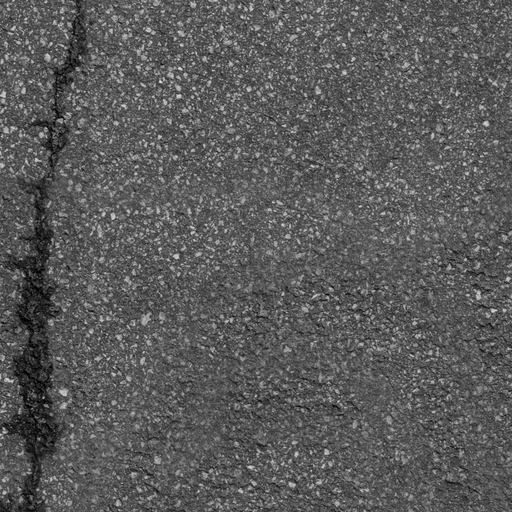
#> input picture imagens/asfalto_00.png, 512 x 512 px; its folder holds 4 pictures in this run
$ python textura_gaussianos.py   (older library calls are emulated)
#> lines starting #> are read from the running program, lines starting #| are printed output that depends on the picture
### simples/textura_simples.py
# -*- coding: utf-8 -*-
"""
Versao simplificada do trabalho: um script so, para ler de cima para baixo.

    python simples/textura_simples.py

Faz o essencial do enunciado e nada alem disso:

    1. monta um banco de 7 filtros de textura (0, 45, 90, 135 graus, mais
       dois detectores de borda e um filtro circular);
    2. aplica esse banco em 3 escalas de cada imagem;
    3. resume cada regiao num vetor de 24 dimensoes (a media das respostas
       na janela);
    4. agrupa os vetores parecidos com k-medias euclidiano;
    5. desenha duas figuras: as imagens organizadas por grupo e o mapa de
       grupos dentro das imagens.

Le as imagens ja preparadas de imagens/ (512x512, tons de cinza). Quem faz
o preparo -- baixar as fotos, converter para cinza e recortar -- e a versao
completa, em src/. A versao completa tambem tem mais figuras, escolha de k
por silhueta e PCA; aqui ficou so o caminho principal.
"""
import glob
import os
import sys

import cv2
import numpy as np
import matplotlib
matplotlib.use("Agg")
import matplotlib.pyplot as plt

RAIZ = os.path.join(os.path.dirname(os.path.abspath(__file__)), "..")
IMGS = os.path.join(RAIZ, "imagens")
SAIDA = os.path.join(os.path.dirname(os.path.abspath(__file__)), "saida")

N_ESCALAS = 3     # niveis da piramide
JANELA = 64       # lado da janela onde a media e tirada
PASSO = 32        # deslocamento entre janelas vizinhas
K_IMAGENS = 8     # grupos no agrupamento das imagens inteiras
K_JANELAS = 6     # grupos no agrupamento das janelas
SEMENTE = 42

CORES = np.array([[.90, .24, .22], [.20, .49, .85], [.24, .68, .35], [.95, .65, .13],
                  [.60, .35, .75], [.15, .72, .72], [.85, .45, .65], [.45, .42, .35]])


# ============================================================ 1. os filtros
def gabor(alpha, fase, k=15, lam=5.0, sigma=2.2, gamma=0.5):
    """
    Gabor 2D: uma onda multiplicada por uma gaussiana.

    alpha e a direcao da ESTRUTURA que o filtro procura -- alpha=0 acha
    listras horizontais. A onda precisa variar na direcao perpendicular as
    listras, por isso o +90 no angulo.

    fase='par'   -> cosseno, tem um lobo central: detector de LINHA.
    fase='impar' -> seno, e antissimetrico: detector de BORDA.
    """
    r = (k - 1) // 2
    y, x = np.mgrid[-r:r + 1, -r:r + 1].astype(float)
    t = np.deg2rad(alpha + 90.0)
    xr = x * np.cos(t) + y * np.sin(t)
    yr = -x * np.sin(t) + y * np.cos(t)
    envoltoria = np.exp(-(xr ** 2 + (gamma * yr) ** 2) / (2 * sigma ** 2))
    onda = np.cos(2 * np.pi * xr / lam) if fase == "par" else np.sin(2 * np.pi * xr / lam)
    g = envoltoria * onda
    g -= g.mean()              # media zero: nao responde a brilho constante
    return g / np.abs(g).sum()  # normaliza para as escalas ficarem comparaveis


def circular(k=15, sigma=2.0):
    """Laplaciano da gaussiana: nao tem direcao preferida, so ve granulacao."""
#> in figura_banco, `fig.savefig(os.path.join(saida, "banco.png"), dpi=130, bbox_inches="ti..`:
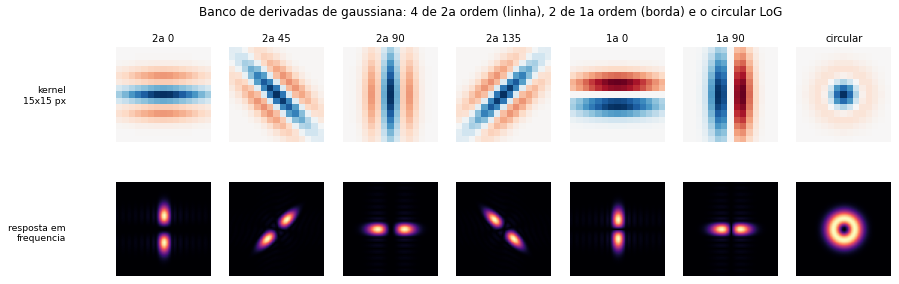
#> figure drawn by matplotlib, 14 panels
#> in main, img is the input picture: shape (512, 512); min 0, max 224, mean 90.5
    r = (k - 1) // 2
    y, x = np.mgrid[-r:r + 1, -r:r + 1].astype(float)
    r2 = x ** 2 + y ** 2
    lap = (r2 - 2 * sigma ** 2) / sigma ** 4 * np.exp(-r2 / (2 * sigma ** 2))
    lap -= lap.mean()
    return lap / np.abs(lap).sum()


NOMES = ["par 0", "par 45", "par 90", "par 135", "impar 0", "impar 90", "circular"]
BANCO = ([gabor(a, "par") for a in (0, 45, 90, 135)]
         + [gabor(a, "impar") for a in (0, 90)]
         + [circular()])


# ====================================================== 2. as tres escalas
def respostas(img):
    """
    Devolve um cubo (21, 512, 512) com o modulo da resposta de cada filtro
    em cada escala.

    A piramide encolhe a imagem em vez de aumentar os filtros: suaviza e
    pega um pixel a cada dois. No nivel 2 o mesmo filtro 15x15 enxerga uma
    vizinhanca 4 vezes maior da imagem original.

    Toma-se o valor absoluto porque uma barra clara e uma barra escura sao
    a mesma textura -- sem isso a media da janela daria quase zero nas duas.
    """
    lado = (img.shape[1], img.shape[0])
#> lado = (512, 512)
    nivel = img.astype(float)
    mapas = []
    for e in range(N_ESCALAS):
        if e > 0:
            nivel = cv2.GaussianBlur(nivel, (5, 5), 1.0, borderType=cv2.BORDER_REFLECT)[::2, ::2]
        for f in BANCO:
            r = np.abs(cv2.filter2D(nivel, cv2.CV_64F, f, borderType=cv2.BORDER_REFLECT))
            mapas.append(r if r.shape[::-1] == lado else cv2.resize(r, lado))
#> this loop made 3 passes
#> pass 2, in respostas, `nivel = cv2.GaussianBlur(nivel, (5, 5), 1.0, borderType=cv2.BORDER_REF..`:
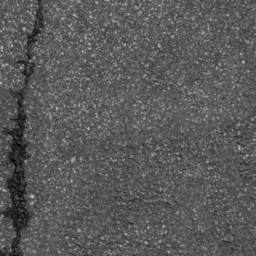
#> nivel: shape (256, 256) float64; min 6.63, max 188.1, mean 90.5
#> pass 3, in respostas, `nivel = cv2.GaussianBlur(nivel, (5, 5), 1.0, borderType=cv2.BORDER_REF..`:
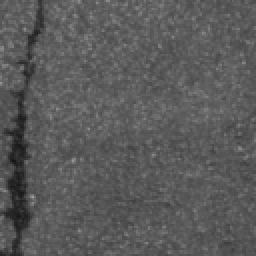
#> nivel: shape (128, 128) float64 (shown 2 times larger); min 18.77, max 159.7, mean 90.5
#> after the loop:
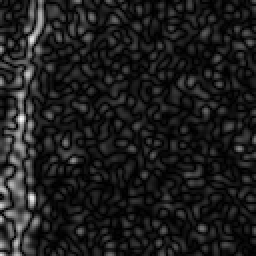
#> r: shape (128, 128) float64 (shown 2 times larger); min 0.000128, max 18.52, mean 2.15; drawn with min black and max white
#> after the loop, mapas = 21 items
    return np.stack(mapas)


# ================================================ 3. o vetor de 24 dimensoes
def para_24(medias):
    """
    21 medias cruas -> 24 dimensoes.

    Nao da para usar as medias cruas direto: elas crescem com o contraste da
    foto, e a distancia euclidiana passaria a medir "quanto contraste tem"
    em vez de "que textura e". A mesma parede no sol e na sombra viraria
    dois grupos.

    Entao cada escala e descrita por 8 numeros: as 7 FRACOES de energia (a
    forma da assinatura, que diz se a textura e horizontal, diagonal ou sem
    direcao) e o log da energia TOTAL (o quanto de textura existe ali).
    3 escalas x 8 = 24.
    """
    medias = np.asarray(medias, float)
#> medias = 21 values, max 5.43 at index 6, min 1.24 at index 15, mean 2.86
    saida = []
    for e in range(N_ESCALAS):
        bloco = medias[..., e * 7:(e + 1) * 7]
        energia = bloco.sum(axis=-1, keepdims=True)
        saida.append(bloco / np.maximum(energia, 1e-12))
        saida.append(np.log1p(energia))
#> this loop made 3 passes
#> (bloco, energia) on passes 1 to 3: ([3.94, 3.81, 3.59, 3.44, 4.84, 4.52, 5.43], [29.57]), ([2.48, 2.23, 2.33, 2.16, 2.88, 3.05, 3.38], [18.5]), ([1.37, 1.24, 1.72, 1.31, 1.71, 2.44, 2.15], [11.93])
#> after the loop, saida = [[0.133, 0.129, 0.121, 0.116, 0.164, 0.153, 0.184], [3.42], [0.134, 0.121, 0.126, 0.117, 0.156, 0.165, 0.182], [2.97], [0.115, 0.104, 0.144, 0.11, 0.143, 0.204, 0.18], [2.56]]
    return np.concatenate(saida, axis=-1)


def medias_por_janela(cubo, janela=JANELA, passo=PASSO):
    """(21,H,W) -> (ny, nx, 21): a media de cada mapa dentro de cada janela."""
#> called with cubo = array of shape (21, 512, 512), janela = 64, passo = 32
    _, h, w = cubo.shape
#> h = 512; w = 512
    return np.array([[cubo[:, y:y + janela, x:x + janela].mean(axis=(1, 2))
                      for x in range(0, w - janela + 1, passo)]
                     for y in range(0, h - janela + 1, passo)])


# ============================================================= 4. k-medias
def kmedias(x, k, iteracoes=100, reinicios=8):
    """k-medias euclidiano. Devolve os rotulos do melhor de varios reinicios."""
    def dist2(a, c):
        return ((a[:, None, :] - c[None, :, :]) ** 2).sum(axis=2)

    melhor = None
    for tentativa in range(reinicios):
        rng = np.random.default_rng(SEMENTE + tentativa)
        centros = x[rng.choice(len(x), k, replace=False)]
        rotulos = np.zeros(len(x), int)
        for _ in range(iteracoes):
            novos = dist2(x, centros).argmin(axis=1)
            if np.array_equal(novos, rotulos):
                break
            rotulos = novos
            for j in range(k):
                if (rotulos == j).any():
                    centros[j] = x[rotulos == j].mean(axis=0)
        inercia = dist2(x, centros)[np.arange(len(x)), rotulos].sum()
        if melhor is None or inercia < melhor[1]:
            melhor = (rotulos, inercia)
    return melhor[0]


def normalizar(x):
    """z-score por dimensao: sem isso as dimensoes de energia dominariam."""
    desvio = x.std(axis=0)
    return (x - x.mean(axis=0)) / np.where(desvio < 1e-12, 1.0, desvio)


# [68 lines left out: functions pureza, figura_grupos, figura_segmentacao, not called in this run]


# ================================================================ 6. rodando
def main():
    os.makedirs(SAIDA, exist_ok=True)
    arquivos = sorted(glob.glob(os.path.join(IMGS, "*.png")))
    if not arquivos:
        sys.exit("Nenhuma imagem em imagens/.")

    nomes, globais, janelas = [], [], []
    for arquivo in arquivos:
        img = cv2.imread(arquivo, cv2.IMREAD_GRAYSCALE)
        cubo = respostas(img)
        globais.append(para_24(cubo.reshape(21, -1).mean(axis=1)))
        janelas.append(para_24(medias_por_janela(cubo)).reshape(-1, 24))
        nomes.append(os.path.splitext(os.path.basename(arquivo))[0])
#> pass 2 of the loop in main, `for arquivo in arquivos:`:
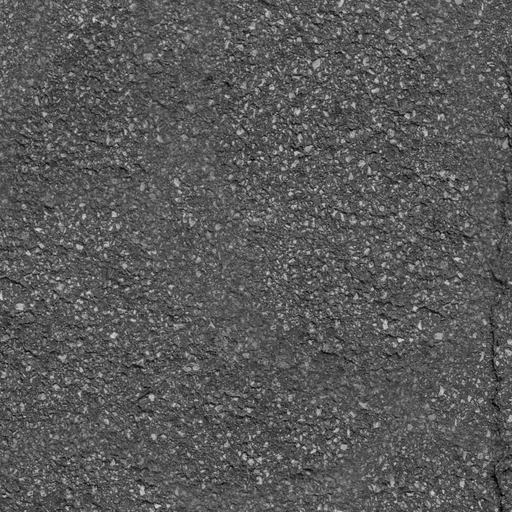
#> input picture imagens/asfalto_01.png, 512 x 512 px
#> in main, img is the input picture: shape (512, 512); min 0, max 215, mean 88.8
#> the loop in respostas (call 2), `for e in range(N_ESCALAS):` made 3 passes
#> pass 3, in respostas (call 2), `nivel = cv2.GaussianBlur(nivel, (5, 5), 1.0, borderType=cv2.BORDER_REF..`:
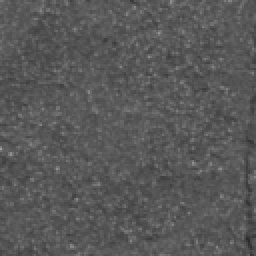
#> nivel: shape (128, 128) float64 (shown 2 times larger); min 43.14, max 160.2, mean 88.8
#> after the loop in respostas (call 2), `for e in range(N_ESCALAS):`:
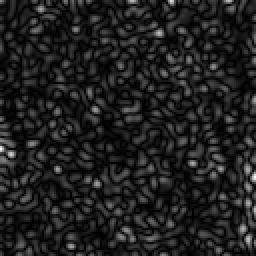
#> r: shape (128, 128) float64 (shown 2 times larger); min 0.000131, max 14.43, mean 1.82; drawn with min black and max white
#> pass 3 of the loop in main, `for arquivo in arquivos:`:
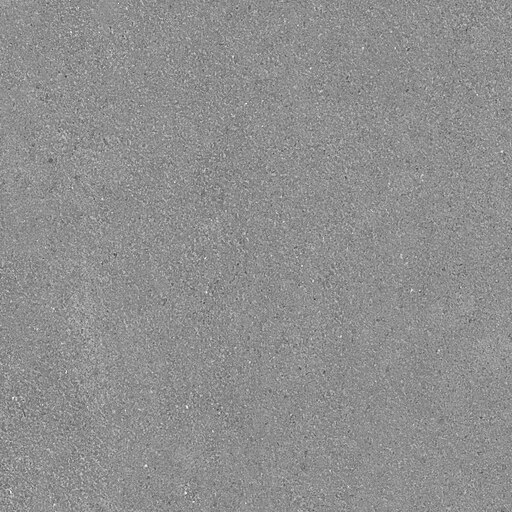
#> input picture imagens/asfalto_02.png, 512 x 512 px
#> in main, img is the input picture: shape (512, 512); min 46, max 253, mean 142.8
#> after the loop in respostas (call 3), `for e in range(N_ESCALAS):`:
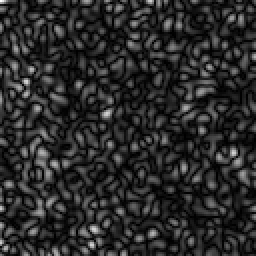
#> r: shape (128, 128) float64 (shown 2 times larger); min 6.24e-05, max 3.29, mean 0.546; drawn with min black and max white
#> the loop made 4 passes; the first 3 are shown
    grade = int(np.sqrt(len(janelas[0])))
    globais = np.array(globais)
    janelas = np.concatenate(janelas)
    print("%d imagens -> %s (imagem inteira) e %s (janelas)"
          % (len(nomes), globais.shape, janelas.shape))

    # agrupa as imagens inteiras
    rotulos = kmedias(normalizar(globais), K_IMAGENS)
    classes = [n.rsplit("_", 1)[0] for n in nomes]
    print("\ngrupos (k=%d), pureza %.2f:" % (K_IMAGENS, pureza(rotulos, classes)))
    for g in range(K_IMAGENS):
        print("  G%d: %s" % (g, ", ".join(np.array(nomes)[rotulos == g])))

    # agrupa as janelas, para segmentar dentro das imagens
    rotulos_janela = kmedias(normalizar(janelas), K_JANELAS, reinicios=3)

    figura_grupos(nomes, rotulos, K_IMAGENS)
    figura_segmentacao(nomes, rotulos_janela, grade, K_JANELAS)
    print("\nfiguras em %s/" % os.path.relpath(SAIDA, RAIZ).replace("\\", "/"))


# [3 lines that do not run on import are left out]

### gaussianos/textura_gaussianos.py
# -*- coding: utf-8 -*-
"""
A mesma tarefa da pasta simples/, trocando Gabor por DERIVADAS DE GAUSSIANA.

    python gaussianos/textura_gaussianos.py

Por que trocar
--------------
Um Gabor e uma onda cosseno (ou seno) presa dentro de uma gaussiana. Ele tem
uma frequencia propria, ajustada pelo parametro lambda: e um filtro de banda
estreita, que responde bem a texturas mais ou menos periodicas -- uma parede
de tijolos, uma fiada de telhas.

Uma derivada de gaussiana nao tem frequencia propria nenhuma. E so a gaussiana
derivada uma ou duas vezes numa direcao, o que da um filtro de banda larga:
responde a qualquer variacao naquela direcao, periodica ou nao. Quem escolhe
o "tamanho" que ele enxerga e o sigma, e aqui isso vem da escala da piramide.

O paralelo com o banco de Gabor e exato, filtro a filtro:

    Gabor par (cosseno)  <->  2a derivada da gaussiana  -- detector de LINHA
    Gabor impar (seno)   <->  1a derivada da gaussiana  -- detector de BORDA
    LoG circular         <->  LoG circular              -- o mesmo filtro

O resto do trabalho (piramide de 3 escalas, media na janela, vetor de 24
dimensoes, k-medias, figuras) e identico ao da pasta simples/ e vem importado
de la -- assim a comparacao isola exatamente o efeito de trocar o banco.
"""
import os
import sys

import numpy as np

AQUI = os.path.dirname(os.path.abspath(__file__))
RAIZ = os.path.join(AQUI, "..")
sys.path.insert(0, os.path.join(RAIZ, "simples"))
import textura_simples as base  # noqa: E402


# ================================================== o banco de gaussianas
def derivada_gaussiana(alpha, ordem, k=15, sigma=1.6, alongamento=3.0):
    """
    Derivada de gaussiana orientada.

    A envoltoria e uma gaussiana ALONGADA: estreita na direcao em que a
    derivada e tomada (sigma) e comprida na direcao perpendicular
    (sigma * alongamento). E o alongamento que da seletividade a orientacao
    -- uma gaussiana redonda derivada seria quase um detector de borda
    generico, sem preferencia de direcao.

    alpha e a direcao da ESTRUTURA procurada: alpha=0 acha listras
    horizontais. A derivada tem de ser tomada na direcao perpendicular as
    listras, dai o +90.

    ordem=1 -> antissimetrico, detecta BORDA (degrau de intensidade).
    ordem=2 -> tem lobo central, detecta LINHA (barra clara ou escura).
    """
    r = (k - 1) // 2
    y, x = np.mgrid[-r:r + 1, -r:r + 1].astype(float)
    t = np.deg2rad(alpha + 90.0)
    xr = x * np.cos(t) + y * np.sin(t)      # atravessa a listra
    yr = -x * np.sin(t) + y * np.cos(t)     # corre ao longo da listra
    sy = sigma * alongamento
    g = np.exp(-(xr ** 2 / (2 * sigma ** 2) + yr ** 2 / (2 * sy ** 2)))
    if ordem == 1:
        f = -(xr / sigma ** 2) * g
    else:
        f = ((xr ** 2 - sigma ** 2) / sigma ** 4) * g
    f -= f.mean()               # media zero: nao responde a brilho constante
    return f / np.abs(f).sum()  # normaliza para as escalas ficarem comparaveis


NOMES = ["2a 0", "2a 45", "2a 90", "2a 135", "1a 0", "1a 90", "circular"]
BANCO = ([derivada_gaussiana(a, 2) for a in (0, 45, 90, 135)]
         + [derivada_gaussiana(a, 1) for a in (0, 90)]
         + [base.circular()])


# ===================================================== figura do banco
def figura_banco(saida):
    import matplotlib
    matplotlib.use("Agg")
    import matplotlib.pyplot as plt

    fig, ax = plt.subplots(2, 7, figsize=(15, 4.8))
    for j, (nome, f) in enumerate(zip(NOMES, BANCO)):
        v = np.abs(f).max()
        ax[0, j].imshow(f, cmap="RdBu_r", vmin=-v, vmax=v)
        ax[0, j].set_title(nome, fontsize=11)
        ax[0, j].axis("off")
        F = np.abs(np.fft.fftshift(np.fft.fft2(f, s=(64, 64))))
        ax[1, j].imshow(F, cmap="magma")
        ax[1, j].axis("off")
    fig.text(0.075, 0.70, "kernel\n15x15 px", ha="right", va="center", fontsize=10)
    fig.text(0.075, 0.27, "resposta em\nfrequencia", ha="right", va="center", fontsize=10)
    fig.suptitle("Banco de derivadas de gaussiana: 4 de 2a ordem (linha), "
                 "2 de 1a ordem (borda) e o circular LoG", fontsize=13)
    fig.savefig(os.path.join(saida, "banco.png"), dpi=130,
                bbox_inches="tight", facecolor="white")
    plt.close(fig)


# ============================================================== rodando
def main():
    saida = os.path.join(AQUI, "saida")
    os.makedirs(saida, exist_ok=True)

    # troca o banco e o destino das figuras; todo o resto do pipeline e o mesmo
    base.BANCO = BANCO
    base.SAIDA = saida

    figura_banco(saida)
    base.main()


if __name__ == "__main__":
    sys.stdout.reconfigure(encoding="utf-8", errors="replace")
#> (the run stopped early here; a loop or call above may not have finished)
